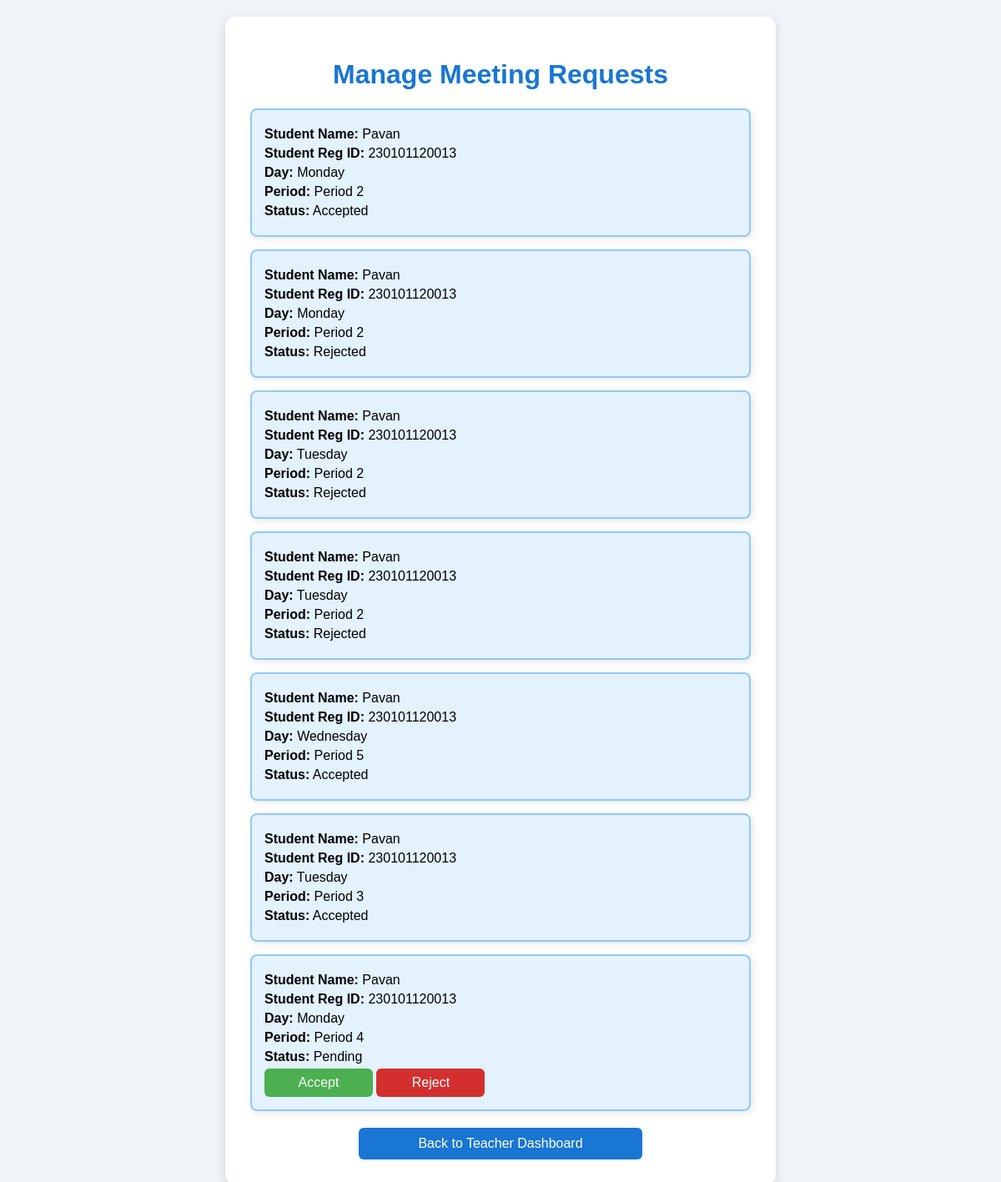
The page /manage_meetings/1 on the database its author committed.
### models.py (models this page shows)
class MeetingRequest(db.Model):
    id = db.Column(db.Integer, primary_key=True)
    student_reg_no = db.Column(db.String(100), nullable=True)
    teacher_id = db.Column(db.Integer, db.ForeignKey('teachers.id'), nullable=False)  # Correct FK reference
    requested_day = db.Column(db.String(20), nullable=False)
    requested_period = db.Column(db.String(20), nullable=False)
    status = db.Column(db.String(20), default='Pending')
    student_name = db.Column(db.String(100), nullable=False)
    student_reg_no = db.Column(db.String(20), nullable=False)
    teacher = db.relationship('Teacher', backref='meeting_requests')

### app.py (the view)
@app.route('/manage_meetings/<int:teacher_id>')
def manage_meetings(teacher_id):
    meeting_requests = (
        db.session.query(
            MeetingRequest.id,
            MeetingRequest.requested_day,
            MeetingRequest.requested_period,
            MeetingRequest.status,
            MeetingRequest.student_name.label('student_name'),  # Directly fetched from MeetingRequest
            MeetingRequest.student_reg_no.label('student_reg_no')  # Directly fetched from MeetingRequest
        )
        .filter(MeetingRequest.teacher_id == teacher_id)
        .all()
    )
    return render_template('manage_meetings.html', requests=meeting_requests)

### templates/manage_meetings.html (shortened to what this page needs)
<!DOCTYPE html>
<html>
<head>
</head>
<body>
    <div class="container">
        <h1>Manage Meeting Requests</h1>
        {% for request in requests %}
            <div class="meeting-request">
                <p><strong>Student Name:</strong> {{ request.student_name }}</p>
                <p><strong>Student Reg ID:</strong> {{ request.student_reg_no }}</p>
                <p><strong>Day:</strong> {{ request.requested_day }}</p>
                <p><strong>Period:</strong> {{ request.requested_period }}</p>
                <p><strong>Status:</strong> {{ request.status }}</p>
                {% if request.status == 'Pending' %}
                    <div>
                        <a href="{{ url_for('accept_meeting', meeting_id=request.id) }}" class="accept-btn">Accept</a>
                        <a href="{{ url_for('reject_meeting', meeting_id=request.id) }}" class="reject-btn">Reject</a>
                    </div>
                {% endif %}
            </div>
        {% endfor %}
        <a href="{{ url_for('teacher_dashboard') }}" class="back-btn">Back to Teacher Dashboard</a>
    </div>
</body>
</html>

### templates/manage_meetings.html (style rules this page uses)
body { font-family: Arial, sans-serif; background-color: #f0f4f8; display: flex; align-items: center; justify-content: center; min-height: 100vh; margin: 0; padding: 20px; }
.container { background-color: #ffffff; padding: 30px; border-radius: 12px; box-shadow: 0 4px 12px rgba(0, 0, 0, 0.15); width: 100%; max-width: 600px; }
h1 { text-align: center; color: #1976D2; }
.meeting-request { background-color: #e3f2fd; border: 2px solid #90caf9; border-radius: 8px; padding: 15px; margin-bottom: 15px; box-shadow: 2px 2px 8px rgba(0, 0, 0, 0.1); }
.meeting-request p { margin: 5px 0; }
.accept-btn, .reject-btn { display: inline-block; padding: 8px 15px; border-radius: 6px; text-decoration: none; color: #fff; width: 100px; text-align: center; }
.accept-btn { background-color: #4CAF50; }
.reject-btn { background-color: #d32f2f; }
.back-btn { display: block; background-color: #1976D2; color: #fff; padding: 10px 20px; border-radius: 6px; text-align: center; text-decoration: none; margin-top: 20px; width: 100%; max-width: 300px; margin-left: auto; margin-right: auto; }

### rows shown on the page
MeetingRequest: student_name "Pavan", student_reg_no "230101120013", requested_day "Monday", requested_period "Period 2", status "Accepted"
MeetingRequest: student_name "Pavan", student_reg_no "230101120013", requested_day "Monday", requested_period "Period 2", status "Rejected"
MeetingRequest: student_name "Pavan", student_reg_no "230101120013", requested_day "Tuesday", requested_period "Period 2", status "Rejected"
MeetingRequest: student_name "Pavan", student_reg_no "230101120013", requested_day "Tuesday", requested_period "Period 2", status "Rejected"
MeetingRequest: student_name "Pavan", student_reg_no "230101120013", requested_day "Wednesday", requested_period "Period 5", status "Accepted"
MeetingRequest: student_name "Pavan", student_reg_no "230101120013", requested_day "Tuesday", requested_period "Period 3", status "Accepted"
MeetingRequest: student_name "Pavan", student_reg_no "230101120013", requested_day "Monday", requested_period "Period 4", status "Pending"
